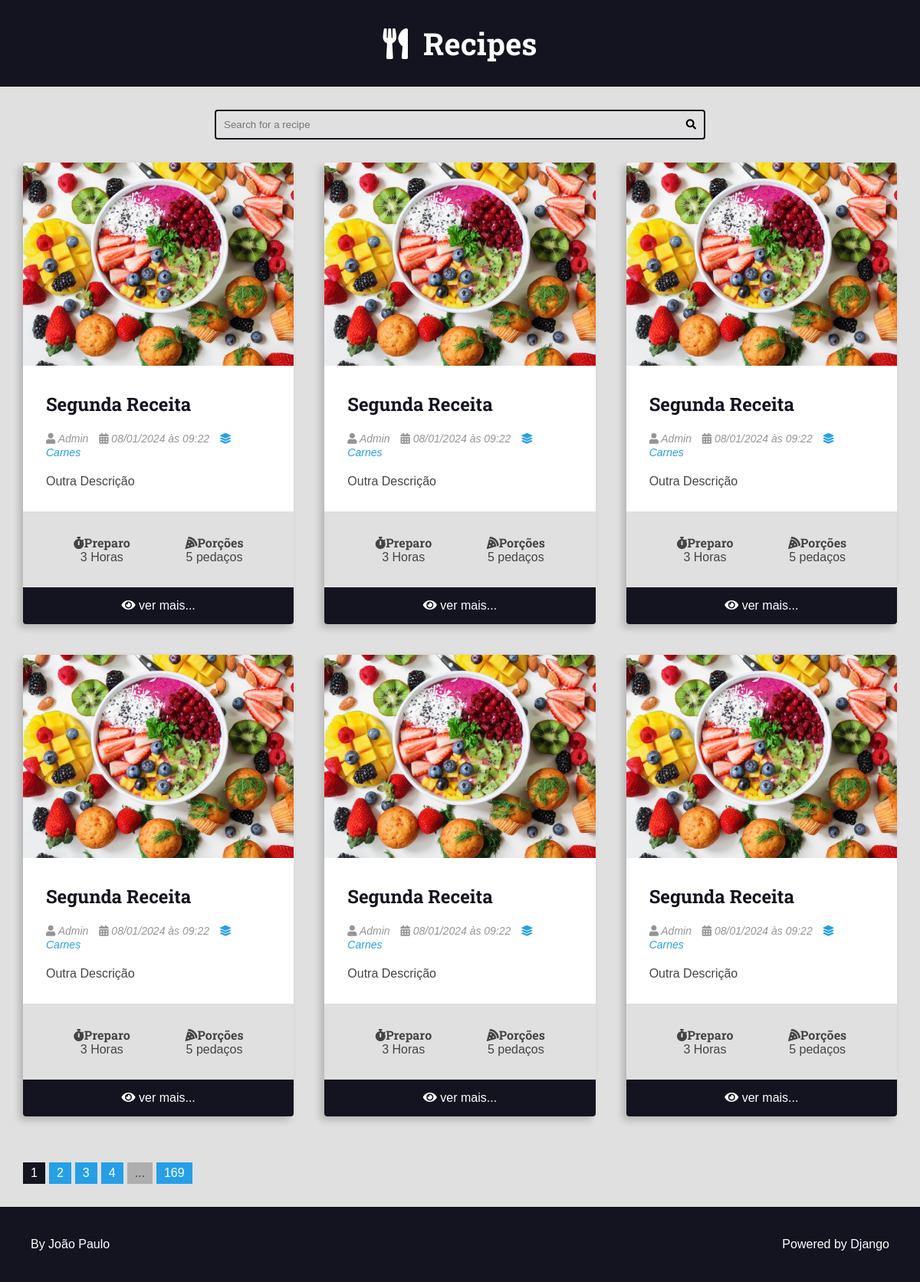
The page / on the database its author committed.
### recipes/models.py (models this page shows, shortened)
class Recipe(models.Model):
    title = models.CharField(max_length=65)
    description = models.CharField(max_length=165)
    slug = models.SlugField(unique=True)
    preparation_time = models.IntegerField()
    preparation_time_unit = models.CharField(max_length=65)
    servings = models.IntegerField()
    servings_unit = models.CharField(max_length=65)
    preparation_steps = models.TextField()
    preparation_steps_is_html = models.BooleanField(default=False)
    created_at = models.DateTimeField(auto_now_add=True)
    update_at = models.DateTimeField(auto_now=True)
    is_published = models.BooleanField(default=False)
    cover = models.ImageField(upload_to='recipes/covers/%Y/%m/%d', blank=True,default='')
    category = models.ForeignKey(Category, on_delete = models.SET_NULL, null=True, blank=True,default=None)
    author = models.ForeignKey(User, on_delete = models.SET_NULL, null=True)

class Category(models.Model):
    name = models.CharField(max_length = 65)

### recipes/views.py (the view)
# urls.py: 2. Add a URL to urlpatterns:  path('', views.home, name='home')
def home(request):
    recipes = Recipe.objects.filter(
        is_published=True,
    ).order_by('-id')
    page_obj, pagination_range = make_pagination(request, recipes, PER_PAGE)
    return render(request, 'recipes/pages/home.html', context={
        'recipes': page_obj,
        'pagination_range': pagination_range
    })

### utils/pagination.py (called while the page is built)
def make_pagination(request,queryset,per_page,qty_pages=4):
    try:
        current_page = int(request.GET.get('page',1))
    except ValueError:
        current_page = 1
    paginator = Paginator(queryset, per_page)
    page_obj = paginator.get_page(current_page)
    pagination_range = make_pagination_range(
        paginator.page_range,
        qty_pages,
        current_page,
    )
    return page_obj, pagination_range

### recipes/templates/recipes/pages/home.html (shortened to what this page needs)
{% extends 'global/base.html' %}
{% block content %}
<div class="main-content main-content-list container">
{% for recipe in recipes %}
    {% include 'recipes/partials/recipe.html' %}
{% empty %}
    <div class="center m-y">
        <h1>No recipes found here 🥲</h1>
    </div>
{% endfor %}
</div>
{% endblock content %}

### recipes/templates/recipes/partials/recipe.html (shortened to what this page needs)
<div class="recipe recipe-list-item">
    {% if recipe.cover %}
        <div class="recipe-cover">
            <a href="{% url 'recipes:recipe' recipe.id %}">
                <img src="{{ recipe.cover.url }}" alt="Temporário">
            </a>
        </div>
    {% endif %}
    <div class="recipe-title-container">
        <h2 class="recipe-title">
            <a href="{% url 'recipes:recipe' recipe.id %}">
        {{ recipe.title }}
            </a>
        </h2>
    </div>
    <div class="recipe-author">
        {% if recipe.author is not None %}
            <span class="recipe-author-item">
                <i class="fas fa-user"></i>
                {% if recipe.author.first_name %}
                    {{ recipe.author.first_name }} {{ recipe.author.last_name }}
                {% else %}
                    {{ recipe.author.username }}
                {% endif %}
            </span>
        {% endif %}
        <span class="recipe-author-item">
            <i class="fas fa-calendar-alt"></i>
            {{ recipe.created_at|date:"d/m/Y" }} às {{ recipe.created_at|date:"H:i" }}
        </span>
        {% if recipe.category is not None %}
            <span class="recipe-author-item">
                <a href="{% url 'recipes:category' recipe.category.id %}">
                    <i class="fas fa-layer-group"></i>
                    <span>{{recipe.category.name}}</span>
                </a>
            </span>
        {% endif %}
    </div>
    <div class="recipe-content">
        <p>{{ recipe.description }}</p>
    </div>
    <div class="recipe-meta-container">
        <div class="recipe-meta recipe-preparation">
            <h3 class="recipe-meta-title"><i class="fas fa-stopwatch"></i>Preparo</h3>
            <div class="recipe-meta-text">
                {{ recipe.preparation_time }} {{ recipe.preparation_time_unit }}
            </div>
        </div>
        <div class="recipe-meta recipe-servings">
            <h3 class="recipe-meta-title"><i class="fas fa-pizza-slice"></i>Porções</h3>
            <div class="recipe-meta-text">
                {{ recipe.servings }} {{ recipe.servings_unit }}
            </div>
        </div>
    </div>
    {% if is_detail_page is not True %}
        <footer class="recipe-footer">
            <a class="recipe-read-more button button-dark button-full-width" href="{% url 'recipes:recipe' recipe.id %}">
                <i class="fas fa-eye"></i>
                <span>ver mais...</span>
            </a>
        </footer>
    {% endif %}
</div>

### base_static/global/css/styles.css (style rules this page uses)
:root { --color-primary: #269fe6; --color-primary-hover: #2086c2; --color-primary-dark: #13141f; --color-primary-dark-hover: #212336; --color-primary-light: #d4ecfa; --color-primary-light-hover: #bdd8e7; --color-white: #fff; --color-black: #000; --color-dark-text: #444; --color-info-light: #cce5ff; --color-debug-light: #cce5ff; --color-success-light: #d4edda; --color-alert-light: #fff3cd; --color-warning-light: #fff3cd; --color-error-light: #f8d7da; --color-info-dark: #4d86c4; --color-debug-dark: #4d86c4; --color-success-dark: #4a9c5d; --color-alert-dark: #927f40; --color-warning-dark: #927f40; --color-error-dark: #da525d; --color-gray-0: #f9f9f9; --color-gray-1: #e0e0e0; --color-gray-2: #c7c7c7; --color-gray-3: #aeaeae; --color-gray-4: #959595; --color-gray-5: #7d7d7d; --color-gray-6: #646464; --color-gray-7: #4b4b4b; --color-gray-8: #323232; --color-gray-9: #191919; --font-primary: sans-serif; --font-headings: 'Roboto Slab', serif; --spacing-gutter-medium: 3rem; --spacing-gutter-large: 4rem; }
* { padding: 0; margin: 0; box-sizing: border-box; }
html { font-size: 62.5%; }
body { font-size: 1.6rem; font-family: var(--font-primary); background: var(--color-gray-1); color: var(--color-dark-text); }
a { color: var(--color-primary); text-decoration: none; }
h1, h2, h3, h4, h5, h6 { font-family: var(--font-headings); }
img { width: 100%; }
.container { max-width: 144rem; margin: 0 auto; padding: var(--spacing-gutter-medium); }
.main-content { padding-top: 0; }
.main-content-list { display: grid; grid-template-columns: repeat(auto-fit, minmax(340px, 1fr)); gap: var(--spacing-gutter-large); }
.recipe { background: var(--color-white); box-shadow: -5px 5px 10px rgba(0, 0, 0, 0.2); transform: scale(1); transition: all 300ms ease-in-out; border-radius: 0.4rem; overflow: hidden; }
.recipe img { max-width: 100%; }
.recipe-list-item { max-width: 64rem; height: fit-content; }
.recipe-title-container { padding: var(--spacing-gutter-medium); padding-bottom: 2rem; }
.recipe-title-container a { text-decoration: none; color: var(--color-primary-dark); }
.recipe-author { padding: 0 var(--spacing-gutter-medium); }
.recipe-content { padding: var(--spacing-gutter-medium); padding-top: 2rem; }
.recipe-author-item { color: var(--color-gray-4); margin-right: 1rem; font-style: italic; font-size: 1.4rem; }
.recipe-author a { color: var(--color-primary); transition: all 300ms ease-in-out; text-decoration: none; }
.recipe-meta-container { display: flex; flex-flow: row wrap; padding: var(--spacing-gutter-medium); background: var(--color-gray-1); }
.recipe-meta { display: flex; flex-flow: column nowrap; flex-shrink: 1; flex-grow: 1; text-align: center; }
.recipe-meta-title { font-size: 1.6rem; }
.recipe-footer a { background: var(--color-primary-dark); display: block; color: var(--color-white); text-decoration: none; text-align: center; padding: 1.5rem var(--spacing-gutter-medium); transition: all 300ms ease-in-out; }

### rows shown on the page
Recipe: cover (picture), title "Segunda Receita", author.first_name "Admin", created_at "08/01/2024", created_at "09:22", category.name "Carnes", description "Outra Descrição", preparation_time "3", preparation_time_unit "Horas", servings "5", servings_unit "pedaços"
Recipe: cover (picture), title "Segunda Receita", author.first_name "Admin", created_at "08/01/2024", created_at "09:22", category.name "Carnes", description "Outra Descrição", preparation_time "3", preparation_time_unit "Horas", servings "5", servings_unit "pedaços"
Recipe: cover (picture), title "Segunda Receita", author.first_name "Admin", created_at "08/01/2024", created_at "09:22", category.name "Carnes", description "Outra Descrição", preparation_time "3", preparation_time_unit "Horas", servings "5", servings_unit "pedaços"
Recipe: cover (picture), title "Segunda Receita", author.first_name "Admin", created_at "08/01/2024", created_at "09:22", category.name "Carnes", description "Outra Descrição", preparation_time "3", preparation_time_unit "Horas", servings "5", servings_unit "pedaços"
Recipe: cover (picture), title "Segunda Receita", author.first_name "Admin", created_at "08/01/2024", created_at "09:22", category.name "Carnes", description "Outra Descrição", preparation_time "3", preparation_time_unit "Horas", servings "5", servings_unit "pedaços"
Recipe: cover (picture), title "Segunda Receita", author.first_name "Admin", created_at "08/01/2024", created_at "09:22", category.name "Carnes", description "Outra Descrição", preparation_time "3", preparation_time_unit "Horas", servings "5", servings_unit "pedaços"

### other values the page prints
{{ page }} "1"
{{ page }} "2" "3" "4"
{{ pagination_range.total_pages }} "169"
